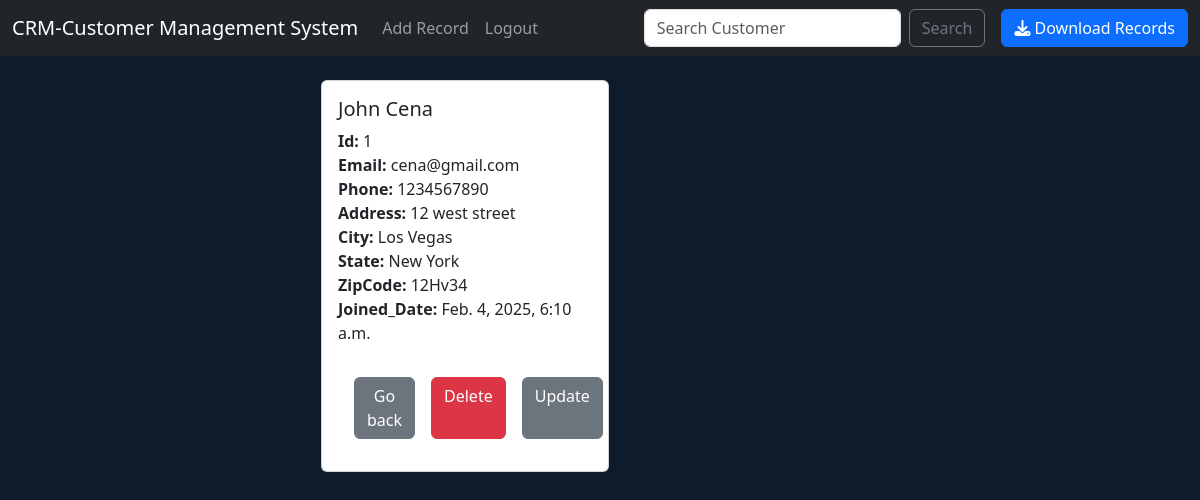
The page /record/1 (signed in) on the database as committed earlier.
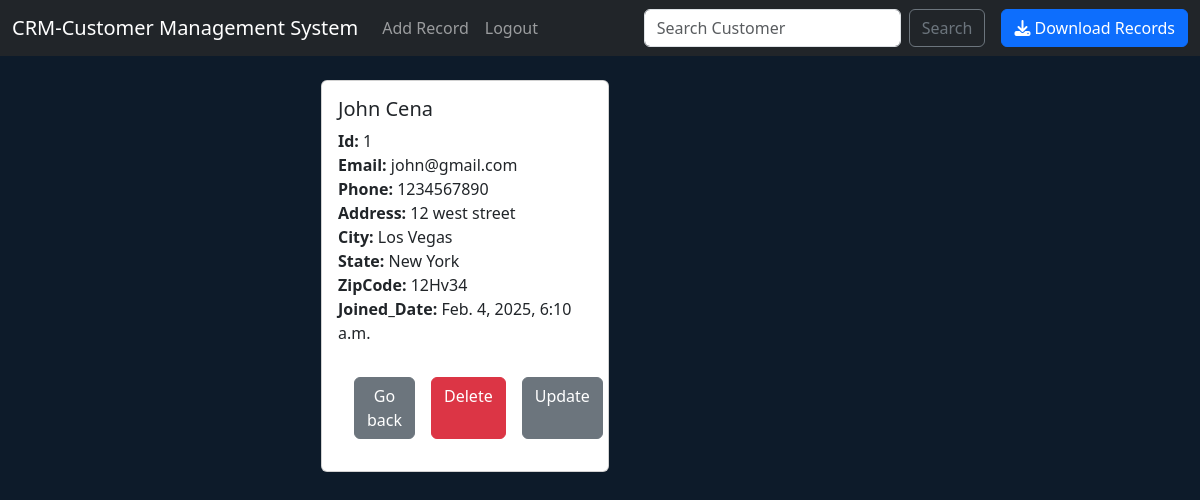
The same page on the database as committed later.
### website/models.py (models this page shows)
class Record(models.Model):
    created_at = models.DateTimeField(auto_now_add=True)
    first_name = models.CharField(max_length=100)
    last_name = models.CharField(max_length=100)
    email = models.EmailField(max_length=100)
    phone = models.IntegerField()
    address = models.CharField(max_length=100)
    city = models.CharField(max_length=100)
    state = models.CharField(max_length=100)
    zipcode = models.CharField(max_length=100)
    def __str__(self):
        return (f"{self.first_name} {self.last_name}")

### website/views.py (the view)
# urls.py: path('record/<int:pk>',views.customer_record, name="record" ), #  eg : record/<int:pk or id> = localhost:8000/record/2 , 2 = id of the record
def customer_record(request,pk):
    if request.user.is_authenticated:
        customer_record = Record.objects.get(id=pk)# here id is from the model named as Record and pk is from url
        return render(request,'record.html',{'customer_record':customer_record})
    else:
        messages.success(request,"You must be logged in to view the record.")
        return redirect('home')

### website/templates/record.html
{% extends 'base.html' %}
{% block content %}
<div class="col-md-6 offset-md-3">
<div class="card" style="width: 18rem;">
    <div class="card-body">
      <h5 class="card-title"> {{ customer_record }}</h5>
      <p class="card-text">
        <strong> Id: </strong>{{ customer_record.id }}  <br>
        <strong> Email: </strong>{{ customer_record.email }}<br>
        <strong> Phone: </strong>{{ customer_record.phone }}<br>
        <strong> Address: </strong>{{ customer_record.address }} <br>
        <strong> City: </strong>{{ customer_record.city }} <br>
        <strong> State: </strong>{{ customer_record.state }} <br>
        <strong> ZipCode: </strong>{{ customer_record.zipcode }} <br>
        <strong> Joined_Date: </strong>{{ customer_record.created_at }} <br>
      </p>
      <div class="card-body d-flex justify-content-between">
      <a href="{% url 'home' %}" class="card-link btn btn-secondary" >Go back</a>
      <a href="{% url 'delete-record' customer_record.id  %}" class="card-link btn btn-danger" >Delete</a>
      <a href="{% url 'update-record' customer_record.id  %}" class="card-link btn btn-secondary" >Update</a>
    </div>
  </div>
  </div>
</div>
{% endblock content%}

Rows that differ between the two databases and show on the page:
changed Record "John Cena": email "cena@gmail.com" → "john@gmail.com"
